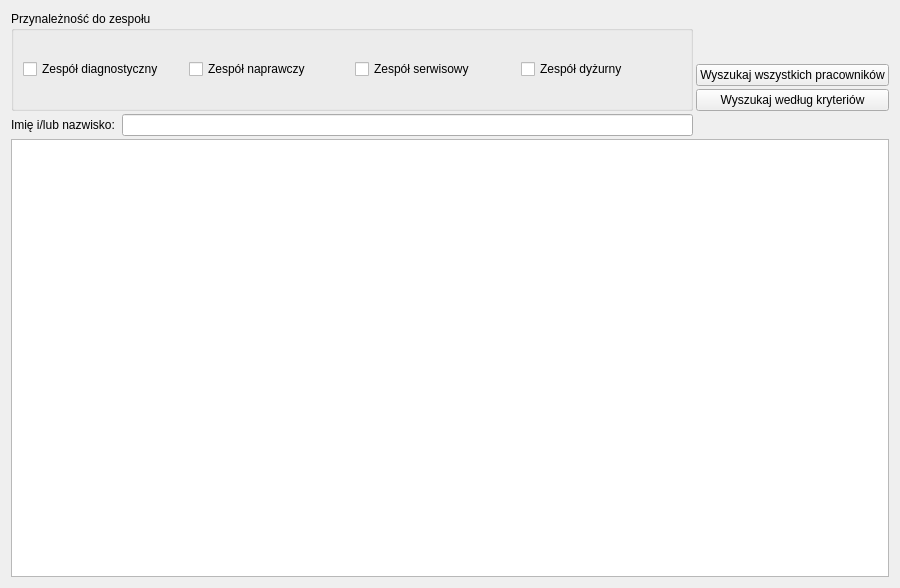
<?xml version="1.0" encoding="UTF-8"?>
<ui version="4.0">
 <class>Pracownicy</class>
 <widget class="QWidget" name="Pracownicy">
  <property name="geometry">
   <rect>
    <x>0</x>
    <y>0</y>
    <width>900</width>
    <height>588</height>
   </rect>
  </property>
  <property name="windowTitle">
   <string>Form</string>
  </property>
  <layout class="QHBoxLayout" name="horizontalLayout">
   <item>
    <layout class="QGridLayout" name="gridLayout">
     <property name="spacing">
      <number>3</number>
     </property>
     <item row="3" column="2">
      <widget class="QPushButton" name="pushButtonWyszukajPoKryteriach">
       <property name="text">
        <string>Wyszukaj według kryteriów</string>
       </property>
      </widget>
     </item>
     <item row="2" column="2">
      <widget class="QPushButton" name="pushButtonWyszukajWszystkichPracownikow">
       <property name="text">
        <string>Wyszukaj wszystkich pracowników</string>
       </property>
      </widget>
     </item>
     <item row="4" column="1">
      <widget class="QLineEdit" name="lineEditImieNazwisko"/>
     </item>
     <item row="4" column="0">
      <widget class="QLabel" name="label">
       <property name="text">
        <string>Imię i/lub nazwisko: </string>
       </property>
      </widget>
     </item>
     <item row="5" column="0" colspan="3">
      <widget class="QTableView" name="tableViewPracownicy">
       <property name="minimumSize">
        <size>
         <width>0</width>
         <height>400</height>
        </size>
       </property>
      </widget>
     </item>
     <item row="1" column="0" rowspan="3" colspan="2">
      <widget class="QGroupBox" name="groupBox">
       <property name="minimumSize">
        <size>
         <width>0</width>
         <height>100</height>
        </size>
       </property>
       <property name="maximumSize">
        <size>
         <width>16777215</width>
         <height>100</height>
        </size>
       </property>
       <property name="title">
        <string>Przynależność do zespołu</string>
       </property>
       <layout class="QHBoxLayout" name="horizontalLayout_2">
        <item>
         <layout class="QHBoxLayout" name="horizontalLayout_3">
          <item>
           <widget class="QCheckBox" name="checkBoxDiagnostyczny">
            <property name="text">
             <string>Zespół diagnostyczny</string>
            </property>
           </widget>
          </item>
          <item>
           <widget class="QCheckBox" name="checkBoxNaprawczy">
            <property name="text">
             <string>Zespół naprawczy</string>
            </property>
           </widget>
          </item>
          <item>
           <widget class="QCheckBox" name="checkBoxSerwisowy">
            <property name="text">
             <string>Zespół serwisowy</string>
            </property>
           </widget>
          </item>
          <item>
           <widget class="QCheckBox" name="checkBoxDyzurny">
            <property name="text">
             <string>Zespół dyżurny</string>
            </property>
           </widget>
          </item>
         </layout>
        </item>
       </layout>
      </widget>
     </item>
    </layout>
   </item>
  </layout>
 </widget>
 <resources/>
 <connections/>
</ui>
